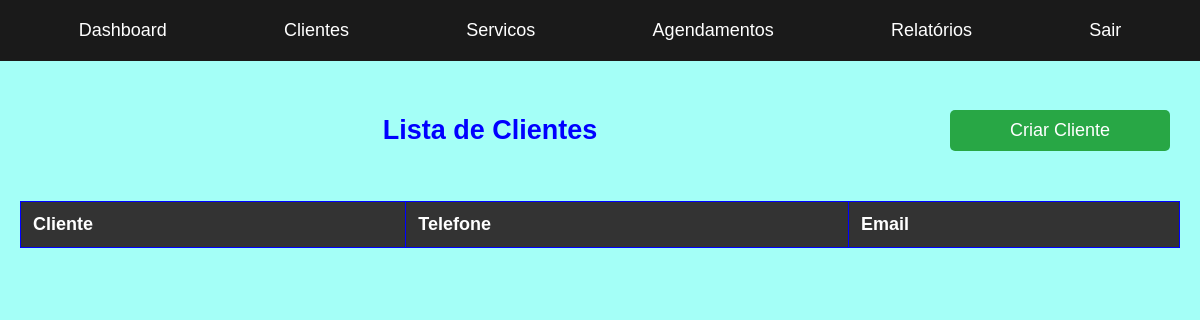
The page /clientes/ (signed in) on the database as committed earlier.
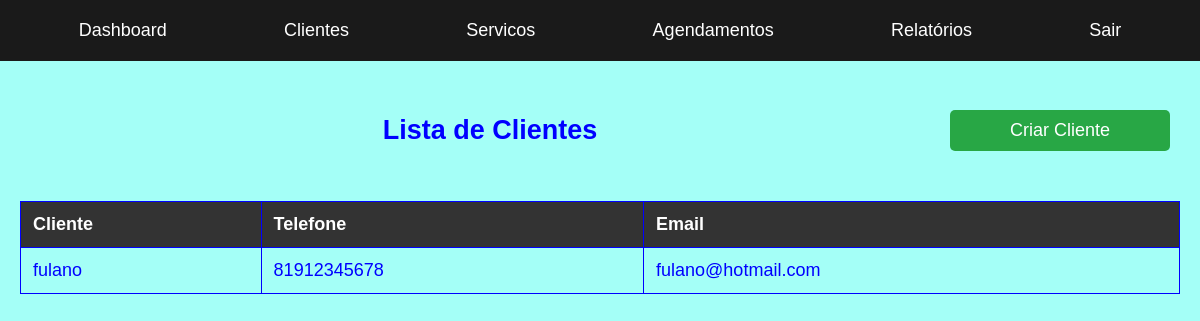
The same page on the database as committed later.
### pdv/models.py (models this page shows, shortened)
class Cliente(models.Model):
    nome = models.CharField(max_length=100)
    telefone = models.CharField(max_length=15)
    email = models.EmailField()

### pdv/views.py (the view)
# urls.py: path('clientes/', clientes_view, name='clientes'),
@login_required
def clientes_view(request):
    clientes = Cliente.objects.all()
    return render(request, 'pdv/clientes.html', {'clientes': clientes})

### pdv/templates/pdv/clientes.html
{% extends 'pdv/base.html' %}
{% load static %}
{% block extra_styles %}
<link rel="stylesheet" type="text/css" href="{% static 'tabelas/tabelas.css' %}">
{% endblock %}
{% block content %}
<div class="titulo">
    <h2>Lista de Clientes</h2>
    <a href="{% url 'criar_cliente' %}" class="btn">Criar Cliente</a>
</div>
<table>
    <tr>
        <th>Cliente</th>
        <th>Telefone</th>
        <th>Email</th>
    </tr>
    {% for cliente in clientes %}
    <tr>
        <td>{{ cliente.nome }}</td>
        <td>{{ cliente.telefone }}</td>
        <td>{{ cliente.email }}</td>
    </tr>
    {% endfor %}
</table>
{% endblock %}

Rows that differ between the two databases and show on the page:
added Cliente: nome "fulano", telefone "81912345678", email "fulano@hotmail.com"
